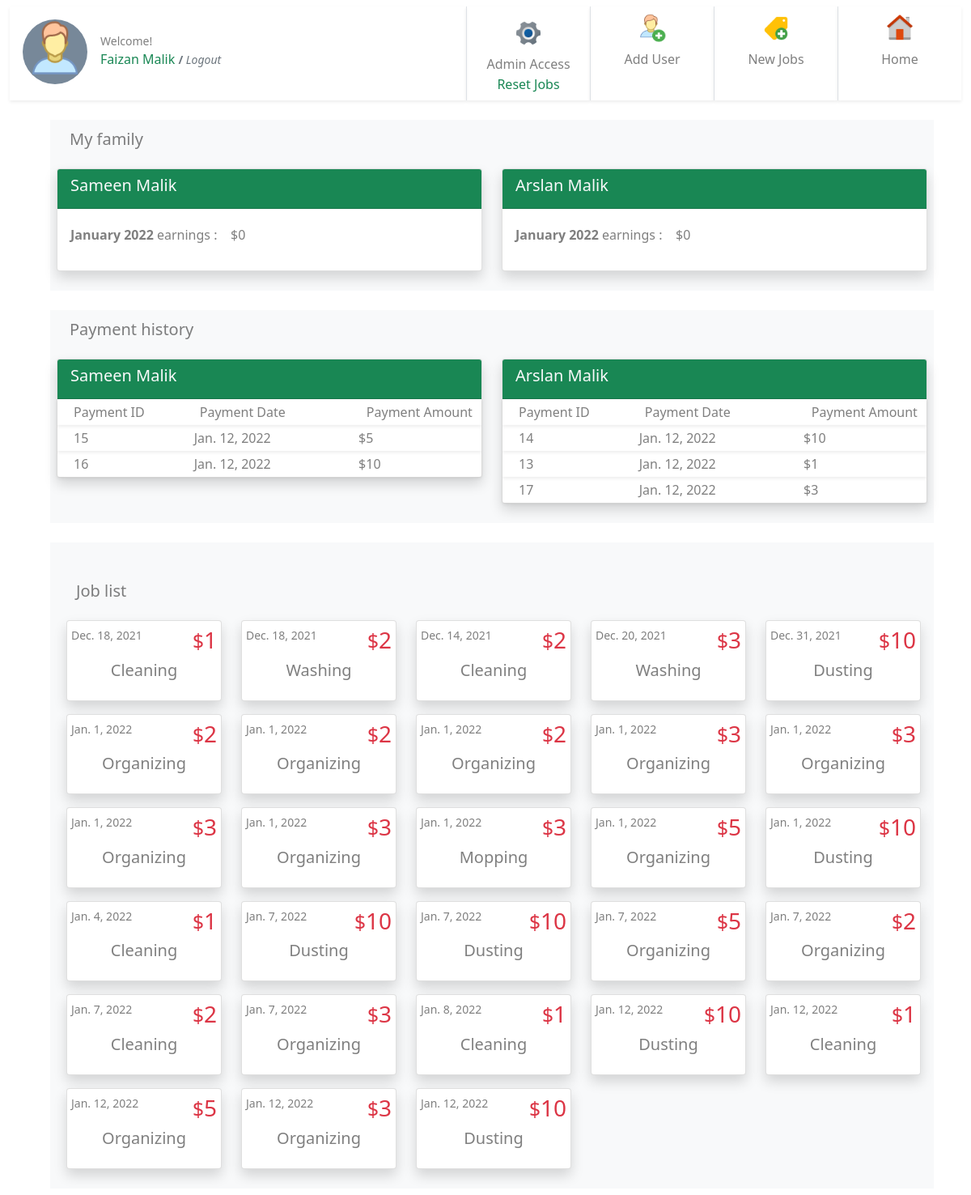
The page /dashboard/ (signed in) on the database its author committed.
### jobs/models.py (models this page shows, shortened)
class JobPost(models.Model):
    job_title = models.CharField(max_length=200)
    publish_date = models.DateTimeField('date published', auto_now_add=True)
    job_is_template = models.BooleanField(default=False)
    job_detail = models.CharField(max_length=200)
    job_price = models.IntegerField(default=0)
    job_taken = models.BooleanField(default=False)
    job_under_review = models.BooleanField(default=False)
    job_passed_review = models.BooleanField(default=False)
    job_taken_date = models.DateTimeField('date job taken', null=True, blank=True)
    job_done = models.BooleanField(default=False)
    job_done_date = models.DateTimeField('date job completed', null=True, blank=True)
    job_taker = models.ForeignKey(User, on_delete=models.CASCADE, null=True, blank=True, related_name='job_user')
    job_creator = models.ForeignKey(User, on_delete=models.CASCADE, null=True, blank=True, related_name='job_author')
    job_rejected_by_admin = models.BooleanField(default=False)
    job_expired = models.BooleanField(default=False)
    job_paid = models.BooleanField(default=False)
    job_payment_id = models.ForeignKey(Payments, on_delete=models.CASCADE, null=True, blank=True, related_name='job_payment_id')
    def __str__(self):
        return self.job_title

class Payments(models.Model):
    payment_amount = models.IntegerField(default=0)
    payment_date = models.DateTimeField('payment date', auto_now_add=True)
    payment_note = models.CharField(max_length=200, default=None)
    payment_uid = models.CharField(max_length=200, default=None)

### jobs/views.py (the view)
# urls.py: path('dashboard/', views.dashboard, name='dashboard'),
@login_required
def dashboard(request):
    date_today = timezone.datetime.now()
    job_list = get_this_family_jobs(request)
    unclaimed_this_day = get_this_family_jobs(request).filter(publish_date__day=date_today.day).filter(job_taken= False).aggregate(Sum('job_price'))
    unclaimed_this_month = get_this_family_jobs(request).filter(publish_date__month=date_today.month).filter(job_taken= False).aggregate(Sum('job_price'))
    unclaimed_this_year = get_this_family_jobs(request).filter(publish_date__year=date_today.year).filter(job_taken= False).aggregate(Sum('job_price'))
    my_total_this_day = get_this_family_jobs(request).filter(publish_date__day=date_today.day).filter(job_taker=request.user).filter(job_taken=True).filter(job_done=True).filter(job_passed_review= True).aggregate(Sum('job_price'))
    my_total_this_month = get_this_family_jobs(request).filter(publish_date__month=date_today.month).filter(job_taker=request.user).filter(job_taken=True).filter(job_done=True).filter(job_passed_review= True).aggregate(Sum('job_price'))
    my_total_this_year = get_this_family_jobs(request).filter(publish_date__year=date_today.year).filter(job_taker=request.user).filter(job_taken=True).filter(job_done=True).filter(job_passed_review= True).aggregate(Sum('job_price'))
    print("job = ", job_list)
    jobs = {}
    payments = {}
    user_group = Group.objects.get(user = request.user)
    users_in_a_group = User.objects.filter(groups=user_group)
    for u in users_in_a_group:
        payment_history = {}
        if u.is_staff:
            pass
        else:
            jobs[u] = get_this_family_jobs(request).filter(publish_date__month=date_today.month).filter(job_taker=u).filter(job_taken=True).filter(job_done=True).filter(job_passed_review= True).filter(job_paid= False).aggregate(Sum('job_price'))
            payms = get_this_family_jobs(request).filter(job_taker=u).filter(job_taken=True).filter(job_done=True).filter(job_passed_review= True).filter(job_paid= True)
            for p in payms:
                p.job_payment_id.id
                payment_history[p]= Payments.objects.get(id=p.job_payment_id.id)
            payments[u] = payment_history
    for key, value in payments.items():
        print("PAYMENTS for this family children : ", value)
    template = loader.get_template('jobs/dashboard.html')
    context = {
    'user': request.user,
    'date_today' : date_today,
    'unclaimed_this_day' : unclaimed_this_day,
    'unclaimed_this_month' : unclaimed_this_month,
    'unclaimed_this_year' : unclaimed_this_year,
    'my_total_this_day' : my_total_this_day,
    'my_total_this_month' : my_total_this_month,
    'my_total_this_year' : my_total_this_year,
    'job_list' : job_list,
    'jobs_ready_for_payment_this_month' : jobs,
    'payment_history' : payments,
     }
    return HttpResponse(template.render(context, request))

### jobs/views.py (called while the page is built)
def get_this_family_jobs(request):
    family_admin = None
    date_today = timezone.datetime.now()
    user_group = Group.objects.get(user = request.user)
    users_in_a_group = User.objects.filter(groups=user_group)
    for u in users_in_a_group:
        if u.is_staff:
            family_admin = u
    this_family_jobs = JobPost.objects.filter(job_creator=family_admin)
    return this_family_jobs

### jobs/templates/jobs/dashboard.html (shortened to what this page needs)
{% extends "jobs/base.html" %} {% load static %} {% block user %} {{user.first_name}} {{user.last_name}} {% endblock user %} {% block content %}
<div class=" container">
    {% if user.is_staff %}
    <div class="container bg-light p-2 m-2">
        <div class="row">
            <h5 id="mykids" class="mb-4 mt-1 ms-1 text-black-50 ps-4">My family</h5>
            {% for key, value in jobs_ready_for_payment_this_month.items %}
            <div class="col-6">
                <div class="card shadow mb-3">
                    <div class="card-header text-light bg-success">
                        <h5>{{key.first_name}} {{key.last_name}} </h5>
                    </div>
                    <div class="card-body text-black-50">
                        <div class="d-flex">
                            {% if value.job_price__sum == None %}
                            <p class="mt-1"><span class="fw-bold"> {{date_today|date:'F Y' }}</span> earnings :&nbsp;&nbsp;&nbsp; $0</p>
                            {% else %}
                            <p class="mt-1"><span class="fw-bold">{{ date_today|date:'F Y' }}</span> earnings :&nbsp;&nbsp;&nbsp; ${{value.job_price__sum}}</p>
                            {% endif %}
                        </div>
                    </div>
                </div>
            </div>
            {% endfor %}
        </div>
    </div>
    <div class="container bg-light p-2 m-2 mt-4">
        <div class="row">
            <h5 id="mykidspayments" class="mb-4 mt-1 ms-1 text-black-50 ps-4">Payment history</h5>
            {% for key, value in payment_history.items %}
            <div class="col-6">
                <div class="card shadow mb-3">
                    <div class="card-header text-light bg-success">
                        <h5>{{key.first_name}} {{key.last_name}} </h5>
                    </div>
                    <div class="card-body text-black-50 p-0">
                        <div class="d-flex shadow-sm ps-3">
                            <div class="d-flex align-items-center">
                                <p class="p-0 ps-1 my-1">Payment ID</p>
                            </div>
                            <div class="d-flex align-items-center mx-5 ps-3">
                                <p class="p-0 ps-1 my-1">Payment Date</p>
                            </div>
                            <div class="d-flex align-items-center ms-5">
                                <p class="p-0 ps-1 my-1">Payment Amount</p>
                            </div>
                        </div>
                        {% for key, val in value.items %}
                        <div class="d-flex shadow-sm">
                            <div class="d-flex align-items-center ps-3">
                                <p class="p-0 ps-1 my-1">{{val.id}}</p>
                            </div>
                            <div class="d-flex align-items-center mx-5 ps-3">
                                <p class="p-0 ps-1 my-1">&nbsp; &nbsp;&nbsp; &nbsp; &nbsp; &nbsp; &nbsp; &nbsp; {{val.payment_date.date}}</p>
                            </div>
                            <div class="d-flex align-items-center ms-5">
                                <p class="p-0 ps-1 my-1">&nbsp; ${{val.payment_amount}}</p>
                            </div>
                        </div>
                        {% endfor %}
                    </div>
                </div>
            </div>
            {% endfor %}
        </div>
    </div>
    <div class="container bg-light p-2 m-2 mt-4">
        <h5 class="mt-4 mb-4 pt-3 text-black-50 ps-4">Job list</h5>
        <div class="row justify-content-start flex-wrap">
            {% if job_list %} {% for q in job_list %}
            <div class="card ms-4 mb-3 shadow rounded p-0" style="width: 12rem;">
                <a class="btn p-0" href="{% url 'jobs:detail' q.id%}" style="width: 100%;">
                    <div class="card-body p-0">
                        <div class="d-flex justify-content-between">
                            <small class="card-text text-black-50 mt-1 ms-1">{{q.publish_date.date}}</small>
                            <h3 class="text-danger mt-1 me-1 "><small>$</small>{{q.job_price}}</h3>
                        </div>
                        <h5 class="card-title pb-3 text-center text-black-50">{{ q.job_title }}</h5>
                </a>
                </div>
            </div>
            {% endfor %} {% else %}
            <div class="card ms-4 mb-3 shadow bg-body rounded p-0" style="width: 12rem;">
                <div class="card-body mt-2 pb-0">
                    <p class="card-title pb-3 text-center text-black-50">No jobs available</p>
                </div>
            </div>
            {% endif %}
{% endif %} {% endblock content %} {% block sidebar %}
<div class="d-flex flex-row ">
    <div class="d-flex flex-row ">
        {% if user.is_staff %}
        <div class=" mt-2 mb-2 text-center align-content-center border-start shadow-sm">
            <a class="btn p-0" href="../admin/" style="width: 100%;">
                <div class="" style="width: 150px;">
                    <img class="m-2" src="{% static 'jobs/admin.png'%}" style="width: 36px; height: 36px;" alt="Card image">
                    <div class="">
                        <p class="m-0 text-black-50 fs-6">Admin Access</p>
                        <form id="3" class="m-0 p-0" action="{% url 'jobs:mark_not_done' %}" method='post'>
                            <input type="submit" value="Reset Jobs" class="btn text-success m-0 p-0">
                        </form>
                    </div>
                </div>
            </a>
        </div>
        <div class=" mt-2 mb-2  text-center border-start shadow-sm">
            <a class="btn p-0" style="width: 100%;" href="{% url 'jobs:add_user' %}">
                <div class="" style="width: 150px;">
                    <img class="m-2" src="{% static 'jobs/new_user.png' %}" style="width: 36px; height: 36px;" alt="Card image">
                    <div class="">
                        <p class="m-0 text-black-50 fs-6">Add User</p>
                        <i class="btn text-black-50 fs-6">&nbsp;</i>
                    </div>
                </div>
            </a>
        </div>
        <div class=" mt-2 mb-2  text-center border-start shadow-sm">
            <a class="btn p-0" style="width: 100%;" href="{% url 'jobs:new_job' %}">
                <div class="" style="width: 150px;">
                    <img class="m-2" src="{% static 'jobs/new_job.png' %}" style="width: 36px; height: 36px;" alt="Card image">
                    <div class="">
                        <p class="m-0 text-black-50 fs-6">New Jobs</p>
                        <i class="btn text-black-50 fs-6">&nbsp;</i>
                    </div>
                </div>
            </a>
        </div>
        {% endif %}
        <div class=" mt-2 mb-2  text-center border-start shadow-sm">
            <a class="btn p-0" style="width: 100%;" href="/">
                <div class="" style="width: 150px;">
                    <img class="m-2" src="{% static 'jobs/home.png' %}" style="width: 36px; height: 36px;" alt="Card image">
                    <div class="">
                        <p class="m-0 text-black-50 fs-6">Home</p>
                        <i class="btn text-black-50 fs-6">&nbsp;</i>
                    </div>
                </div>
            </a>
        </div>
    </div>
</div>
{% endblock sidebar %}

### rows shown on the page
JobPost: id "15", payment_date "Jan. 12, 2022", payment_amount "5", publish_date "Jan. 12, 2022", job_price "5", job_title "Organizing"
JobPost: id "16", payment_date "Jan. 12, 2022", payment_amount "10", publish_date "Jan. 12, 2022", job_price "10", job_title "Dusting"
JobPost: id "14", payment_date "Jan. 12, 2022", payment_amount "10", publish_date "Jan. 12, 2022", job_price "10", job_title "Dusting"
JobPost: id "13", payment_date "Jan. 12, 2022", payment_amount "1", publish_date "Jan. 12, 2022", job_price "1", job_title "Cleaning"
JobPost: id "17", payment_date "Jan. 12, 2022", payment_amount "3", publish_date "Jan. 12, 2022", job_price "3", job_title "Organizing"
JobPost: publish_date "Dec. 18, 2021", job_price "1", job_title "Cleaning"
JobPost: publish_date "Dec. 18, 2021", job_price "2", job_title "Washing"
JobPost: publish_date "Dec. 14, 2021", job_price "2", job_title "Cleaning"
JobPost: publish_date "Dec. 20, 2021", job_price "3", job_title "Washing"
JobPost: publish_date "Dec. 31, 2021", job_price "10", job_title "Dusting"
JobPost: publish_date "Jan. 1, 2022", job_price "2", job_title "Organizing"
JobPost: publish_date "Jan. 1, 2022", job_price "2", job_title "Organizing"
JobPost: publish_date "Jan. 1, 2022", job_price "2", job_title "Organizing"
JobPost: publish_date "Jan. 1, 2022", job_price "3", job_title "Organizing"
JobPost: publish_date "Jan. 1, 2022", job_price "3", job_title "Organizing"
JobPost: publish_date "Jan. 1, 2022", job_price "3", job_title "Organizing"
JobPost: publish_date "Jan. 1, 2022", job_price "3", job_title "Organizing"
JobPost: publish_date "Jan. 1, 2022", job_price "3", job_title "Mopping"
JobPost: publish_date "Jan. 1, 2022", job_price "5", job_title "Organizing"
JobPost: publish_date "Jan. 1, 2022", job_price "10", job_title "Dusting"
JobPost: publish_date "Jan. 4, 2022", job_price "1", job_title "Cleaning"
JobPost: publish_date "Jan. 7, 2022", job_price "10", job_title "Dusting"
JobPost: publish_date "Jan. 7, 2022", job_price "10", job_title "Dusting"
JobPost: publish_date "Jan. 7, 2022", job_price "5", job_title "Organizing"
JobPost: publish_date "Jan. 7, 2022", job_price "2", job_title "Organizing"
JobPost: publish_date "Jan. 7, 2022", job_price "2", job_title "Cleaning"
JobPost: publish_date "Jan. 7, 2022", job_price "3", job_title "Organizing"
JobPost: publish_date "Jan. 8, 2022", job_price "1", job_title "Cleaning"

### other values the page prints
{{ user.first_name }} "Faizan"
{{ user.last_name }} "Malik"
{{ key.first_name }} "Sameen"
{{ key.last_name }} "Malik"
{{ key.first_name }} "Arslan"
